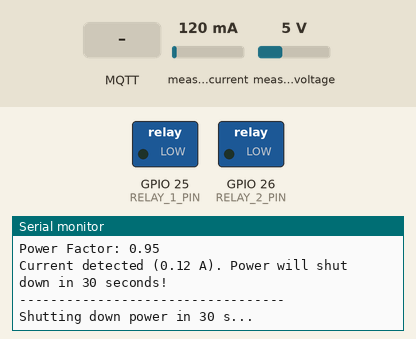
The program below on a simulated ESP32. Shown: switched loads named in the program (green lamp = pin HIGH), the last lines printed to the serial monitor. The test bench sets the inputs (shaded band); at power-on: measured current 120 mA, measured voltage 5 V. WiFi joins after 1.5 s; servers stay silent unless stated; the local clock reads 2024-03-15 10:24:30 at power-on unless the program sets it; no MQTT or app messages arrive unless stated; not simulated (calls return 0 or success): secrets.h; names the files do not define were given values by the test bench: MQTT_PORT = 1883.

Above: at 2.3 s.
2.4 s: measured current set to 40 mA
At 4.4 s:
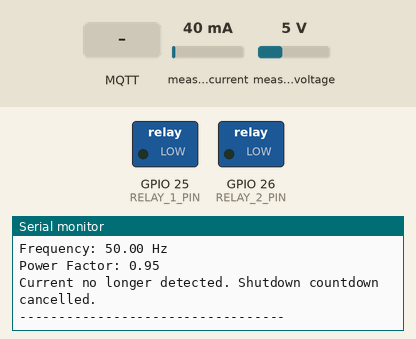
5.5 s: MQTT message "1" arrives on the first subscribed topic
At 6.0 s:
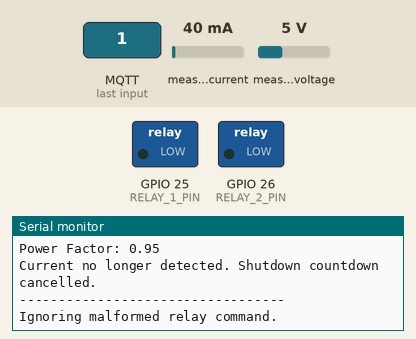

Measured:
- after the input at 2.4 s, the serial monitor: prints a new line after 1.7 s (image 1)
- after the input at 5.5 s, the serial monitor: prints a new line at once (image 2)

The program:

main.cpp
```cpp
#include <Arduino.h>
#include <PZEM004Tv30.h>
#include <math.h>
#include <time.h>
#include <WiFi.h>
#include <WiFiClientSecure.h>
#include <PubSubClient.h>
#include <ArduinoJson.h>

#include "secrets.h" // WiFi + HiveMQ credentials + DEVICE_UID (copy from secrets.h.example)

// =========================
// Pin Configuration
// =========================

// PZEM UART pins
const int PZEM_RX_PIN = 16; // ESP32 RX2 receives from PZEM TX
const int PZEM_TX_PIN = 17; // ESP32 TX2 sends to PZEM RX

// Relay pins (2-channel relay module)
const int RELAY_1_PIN = 25;
const int RELAY_2_PIN = 26;

const int NUM_RELAYS = 2;

const int RELAY_PINS[NUM_RELAYS] = {
  RELAY_1_PIN,
  RELAY_2_PIN
};

// Most relay modules are active LOW.
// If your relay turns ON when you write HIGH, change this to false.
const bool RELAY_ACTIVE_LOW = true;

// Safety threshold example.
// Change this based on your actual circuit/load rating.
const float MAX_ALLOWED_POWER_WATTS = 1000.0;

// Read sensor every 2 seconds
const unsigned long SENSOR_READ_INTERVAL_MS = 2000;

// Diagnostic mode: prints each raw reading + the PZEM slave address so you can
// tell a dead UART link from a partial/AC-power problem. Set to false once the
// sensor is confirmed working.
const bool DIAGNOSTIC_MODE = true;

// How many times to re-attempt a read before declaring failure.
const int SENSOR_READ_RETRIES = 3;

// Shutdown countdown: once current above this threshold is detected, a
// countdown starts and power is cut when it reaches zero. The threshold is
// above the PZEM's noise floor so a truly idle line doesn't trigger it.
const float CURRENT_DETECT_THRESHOLD_AMPS = 0.05;
const unsigned long SHUTDOWN_COUNTDOWN_SECONDS = 30;


// =========================
// Network Configuration
// =========================

// Topics are compile-time concatenations of the device UID from secrets.h.
// Contract shared with backend (MQTT_DEVICE_UID) and app (EXPO_PUBLIC_MQTT_DEVICE_UID).
#define TOPIC_TELEMETRY   "voltwise/" DEVICE_UID "/telemetry"
#define TOPIC_RELAY_STATE "voltwise/" DEVICE_UID "/relay/state"
#define TOPIC_RELAY_SET   "voltwise/" DEVICE_UID "/relay/set"
#define TOPIC_STATUS      "voltwise/" DEVICE_UID "/status"

// Re-issue WiFi.begin() this often while disconnected.
const unsigned long WIFI_RETRY_INTERVAL_MS = 15000;

// MQTT reconnect backoff: start at 5 s, double up to 60 s, reset on success.
const unsigned long MQTT_BACKOFF_MIN_MS = 5000;
const unsigned long MQTT_BACKOFF_MAX_MS = 60000;

// mbedTLS rejects certificates when the clock is wrong, and a fresh ESP32
// boots thinking it is 1970 — so NTP must succeed before any TLS connect.
// Any time after ~Nov 2023 counts as "synced".
const time_t MIN_VALID_EPOCH = 1700000000;

// ISRG Root X1 — the Let's Encrypt root CA that signs HiveMQ Cloud's
// certificate chain. Valid until 2035.
static const char HIVEMQ_ROOT_CA[] PROGMEM = R"CERT(
-----BEGIN CERTIFICATE-----
MIIFazCCA1OgAwIBAgIRAIIQz7DSQONZRGPgu2OCiwAwDQYJKoZIhvcNAQELBQAw
TzELMAkGA1UEBhMCVVMxKTAnBgNVBAoTIEludGVybmV0IFNlY3VyaXR5IFJlc2Vh
cmNoIEdyb3VwMRUwEwYDVQQDEwxJU1JHIFJvb3QgWDEwHhcNMTUwNjA0MTEwNDM4
WhcNMzUwNjA0MTEwNDM4WjBPMQswCQYDVQQGEwJVUzEpMCcGA1UEChMgSW50ZXJu
ZXQgU2VjdXJpdHkgUmVzZWFyY2ggR3JvdXAxFTATBgNVBAMTDElTUkcgUm9vdCBY
MTCCAiIwDQYJKoZIhvcNAQEBBQADggIPADCCAgoCggIBAK3oJHP0FDfzm54rVygc
h77ct984kIxuPOZXoHj3dcKi/vVqbvYATyjb3miGbESTtrFj/RQSa78f0uoxmyF+
0TM8ukj13Xnfs7j/EvEhmkvBioZxaUpmZmyPfjxwv60pIgbz5MDmgK7iS4+3mX6U
A5/TR5d8mUgjU+g4rk8Kb4Mu0UlXjIB0ttov0DiNewNwIRt18jA8+o+u3dpjq+sW
T8KOEUt+zwvo/7V3LvSye0rgTBIlDHCNAymg4VMk7BPZ7hm/ELNKjD+Jo2FR3qyH
B5T0Y3HsLuJvW5iB4YlcNHlsdu87kGJ55tukmi8mxdAQ4Q7e2RCOFvu396j3x+UC
B5iPNgiV5+I3lg02dZ77DnKxHZu8A/lJBdiB3QW0KtZB6awBdpUKD9jf1b0SHzUv
KBds0pjBqAlkd25HN7rOrFleaJ1/ctaJxQZBKT5ZPt0m9STJEadao0xAH0ahmbWn
OlFuhjuefXKnEgV4We0+UXgVCwOPjdAvBbI+e0ocS3MFEvzG6uBQE3xDk3SzynTn
jh8BCNAw1FtxNrQHusEwMFxIt4I7mKZ9YIqioymCzLq9gwQbooMDQaHWBfEbwrbw
qHyGO0aoSCqI3Haadr8faqU9GY/rOPNk3sgrDQoo//fb4hVC1CLQJ13hef4Y53CI
rU7m2Ys6xt0nUW7/vGT1M0NPAgMBAAGjQjBAMA4GA1UdDwEB/wQEAwIBBjAPBgNV
HRMBAf8EBTADAQH/MB0GA1UdDgQWBBR5tFnme7bl5AFzgAiIyBpY9umbbjANBgkq
hkiG9w0BAQsFAAOCAgEAVR9YqbyyqFDQDLHYGmkgJykIrGF1XIpu+ILlaS/V9lZL
ubhzEFnTIZd+50xx+7LSYK05qAvqFyFWhfFQDlnrzuBZ6brJFe+GnY+EgPbk6ZGQ
3BebYhtF8GaV0nxvwuo77x/Py9auJ/GpsMiu/X1+mvoiBOv/2X/qkSsisRcOj/KK
NFtY2PwByVS5uCbMiogziUwthDyC3+6WVwW6LLv3xLfHTjuCvjHIInNzktHCgKQ5
ORAzI4JMPJ+GslWYHb4phowim57iaztXOoJwTdwJx4nLCgdNbOhdjsnvzqvHu7Ur
TkXWStAmzOVyyghqpZXjFaH3pO3JLF+l+/+sKAIuvtd7u+Nxe5AW0wdeRlN8NwdC
jNPElpzVmbUq4JUagEiuTDkHzsxHpFKVK7q4+63SM1N95R1NbdWhscdCb+ZAJzVc
oyi3B43njTOQ5yOf+1CceWxG1bQVs5ZufpsMljq4Ui0/1lvh+wjChP4kqKOJ2qxq
4RgqsahDYVvTH9w7jXbyLeiNdd8XM2w9U/t7y0Ff/9yi0GE44Za4rF2LN9d11TPA
mRGunUHBcnWEvgJBQl9nJEiU0Zsnvgc/ubhPgXRR4Xq37Z0j4r7g1SgEEzwxA57d
emyPxgcYxn/eR44/KJ4EBs+lVDR3veyJm+kXQ99b21/+jh5Xos1AnX5iItreGCc=
-----END CERTIFICATE-----
)CERT";


// =========================
// PZEM Object
// =========================

PZEM004Tv30 pzem(Serial2, PZEM_RX_PIN, PZEM_TX_PIN);


// =========================
// Network Objects
// =========================

WiFiClientSecure secureClient;
PubSubClient mqtt(secureClient);


// =========================
// Data Structure
// =========================

struct PowerReadings {
  float voltage;
  float current;
  float power;
  float energy;
  float frequency;
  float powerFactor;
};


// =========================
// Function Prototypes
// =========================

void setupRelays();
void applyRelays(bool on, const char* reason);
void setRelay(int relayNumber, bool turnOn);

PowerReadings readPowerSensor();
bool readingsAreValid(PowerReadings readings);
void printReadings(PowerReadings readings);
void handlePowerSafety(PowerReadings readings);
void printDiagnostics(PowerReadings readings);

void updateShutdownCountdown(PowerReadings readings);
void tickShutdownCountdown();

int getRelayOnState();
int getRelayOffState();

void maintainWifi();
void maintainTimeSync();
void maintainMqtt();
void onMqttMessage(char* topic, byte* payload, unsigned int length);
void publishTelemetry(PowerReadings readings);
void publishRelayState();


// =========================
// Relay / Safety State
// =========================

bool relaysAreOn = false;
const char* relayReason = "boot";    // "boot" | "remote" | "overpower" | "countdown"

bool countdownActive = false;
bool powerShutDown = false;          // latched until reboot or a remote ON command
unsigned long countdownEndTime = 0;
long lastPrintedSecond = -1;

// Set by a remote ON command: suppresses the shutdown countdown from re-arming
// until current drops below the detect threshold once. Without this, current
// still flowing through the just-restored relays would immediately restart the
// 30 s countdown and cut the power the user asked for. The over-power safety
// is NEVER suppressed by this flag.
bool remoteOverride = false;


// =========================
// Network State
// =========================

bool wifiWasConnected = false;
bool ntpStarted = false;
bool timeSynced = false;
unsigned long lastWifiAttempt = 0;
unsigned long lastMqttAttempt = 0;
unsigned long mqttBackoffMs = MQTT_BACKOFF_MIN_MS;


// =========================
// Main Setup
// =========================

void setup() {
  Serial.begin(115200);

  setupRelays();

  // Loads are wired through COM + NO, so the relays must be energized for
  // power to flow. The countdown / over-power safety opens them to cut power.
  // Turn them on BEFORE the (multi-second) WiFi/TLS bring-up so power flows
  // immediately and the relays don't chatter during boot.
  applyRelays(true, "boot");

  Serial.println();
  Serial.println("ESP32 + PZEM-004T + 2-Channel Relay Started");
  Serial.println("All relays are ON at startup (power flowing).");

  WiFi.mode(WIFI_STA);

  secureClient.setCACert(HIVEMQ_ROOT_CA);
  // secureClient.setInsecure(); // TLS debugging ONLY: skips cert validation.

  mqtt.setServer(MQTT_HOST, MQTT_PORT);
  mqtt.setCallback(onMqttMessage);
  // Default buffer is 256 B and publish() silently drops anything larger
  // (topic + JSON payload); 512 gives comfortable headroom.
  mqtt.setBufferSize(512);
  mqtt.setKeepAlive(30);
  mqtt.setSocketTimeout(10);
}


// =========================
// Main Loop
// =========================

void loop() {
  static unsigned long lastSensorReadTime = 0;

  unsigned long currentTime = millis();

  if (currentTime - lastSensorReadTime >= SENSOR_READ_INTERVAL_MS) {
    lastSensorReadTime = currentTime;

    // Retry a few times before giving up — a single dropped Modbus frame
    // shouldn't be reported as a hard failure.
    PowerReadings readings;
    bool valid = false;
    for (int attempt = 1; attempt <= SENSOR_READ_RETRIES; attempt++) {
      readings = readPowerSensor();
      if (readingsAreValid(readings)) {
        valid = true;
        break;
      }
      if (DIAGNOSTIC_MODE) {
        Serial.print("Read attempt ");
        Serial.print(attempt);
        Serial.println(" failed (NaN). Retrying...");
      }
    }

    if (valid) {
      printReadings(readings);
      publishTelemetry(readings);
      handlePowerSafety(readings);
      updateShutdownCountdown(readings);
    } else {
      Serial.println("Sensor reading failed. Check PZEM wiring, AC input, RX/TX, and GND.");
      if (DIAGNOSTIC_MODE) {
        printDiagnostics(readings);
      }
    }

    Serial.println("----------------------------------");
  }

  // Runs every loop pass (not just on sensor reads) so the countdown prints
  // once per second and the cutoff fires on time.
  tickShutdownCountdown();

  // Network upkeep is fully non-blocking: the sensor loop, safety cutoff, and
  // countdown all keep running while WiFi/MQTT are down.
  maintainWifi();
  maintainTimeSync();
  maintainMqtt();
}


// =========================
// Relay Functions
// =========================

void setupRelays() {
  for (int i = 0; i < NUM_RELAYS; i++) {
    pinMode(RELAY_PINS[i], OUTPUT);
    digitalWrite(RELAY_PINS[i], getRelayOffState());
  }
}


// Single choke point for relay changes: drives the pins, records the state +
// reason, and publishes the retained relay/state topic. Idempotent, so a QoS 1
// redelivery of the same command is harmless.
void applyRelays(bool on, const char* reason) {
  for (int i = 0; i < NUM_RELAYS; i++) {
    digitalWrite(RELAY_PINS[i], on ? getRelayOnState() : getRelayOffState());
  }

  relaysAreOn = on;
  relayReason = reason;

  Serial.print("All relays turned ");
  Serial.print(on ? "ON" : "OFF");
  Serial.print(" (");
  Serial.print(reason);
  Serial.println(").");

  publishRelayState();
}


void setRelay(int relayNumber, bool turnOn) {
  if (relayNumber < 1 || relayNumber > NUM_RELAYS) {
    Serial.print("Invalid relay number. Use 1 to ");
    Serial.print(NUM_RELAYS);
    Serial.println(" only.");
    return;
  }

  int relayIndex = relayNumber - 1;

  if (turnOn) {
    digitalWrite(RELAY_PINS[relayIndex], getRelayOnState());
    Serial.print("Relay ");
    Serial.print(relayNumber);
    Serial.println(" ON");
  } else {
    digitalWrite(RELAY_PINS[relayIndex], getRelayOffState());
    Serial.print("Relay ");
    Serial.print(relayNumber);
    Serial.println(" OFF");
  }
}


int getRelayOnState() {
  if (RELAY_ACTIVE_LOW) {
    return LOW;
  }

  return HIGH;
}


int getRelayOffState() {
  if (RELAY_ACTIVE_LOW) {
    return HIGH;
  }

  return LOW;
}


// =========================
// PZEM Sensor Functions
// =========================

PowerReadings readPowerSensor() {
  PowerReadings readings;

  readings.voltage = pzem.voltage();
  readings.current = pzem.current();
  readings.power = pzem.power();
  readings.energy = pzem.energy();
  readings.frequency = pzem.frequency();
  readings.powerFactor = pzem.pf();

  return readings;
}


bool readingsAreValid(PowerReadings readings) {
  if (isnan(readings.voltage)) {
    return false;
  }

  if (isnan(readings.current)) {
    return false;
  }

  if (isnan(readings.power)) {
    return false;
  }

  if (isnan(readings.energy)) {
    return false;
  }

  if (isnan(readings.frequency)) {
    return false;
  }

  if (isnan(readings.powerFactor)) {
    return false;
  }

  return true;
}


void printReadings(PowerReadings readings) {
  Serial.print("Voltage: ");
  Serial.print(readings.voltage);
  Serial.println(" V");

  Serial.print("Current: ");
  Serial.print(readings.current);
  Serial.println(" A");

  Serial.print("Power: ");
  Serial.print(readings.power);
  Serial.println(" W");

  Serial.print("Energy: ");
  Serial.print(readings.energy, 3);
  Serial.println(" kWh");

  Serial.print("Frequency: ");
  Serial.print(readings.frequency);
  Serial.println(" Hz");

  Serial.print("Power Factor: ");
  Serial.println(readings.powerFactor);
}


// Prints each raw field individually plus the PZEM slave address so you can
// tell WHERE the failure is:
//   - Address reads 0x00 / 0xFF (or nan) AND every field nan  -> UART link is
//     dead: check TX<->RX crossover, level-converter power (HV/LV/GND), baud.
//   - Address reads a real value (e.g. 0xF8) but fields nan    -> UART is fine,
//     the PZEM just isn't powered by AC: check live mains on the voltage terminals.
//   - Only some fields nan                                      -> intermittent
//     wiring/noise: reseat connectors, shorten UART wires, add common ground.
void printDiagnostics(PowerReadings readings) {
  Serial.println(">>> DIAGNOSTICS <<<");

  uint8_t address = pzem.readAddress();
  Serial.print("PZEM slave address: 0x");
  Serial.println(address, HEX);
  Serial.println("  (default is 0xF8. 0x00/0xFF usually means no UART reply.)");

  Serial.print("  voltage     = "); Serial.println(readings.voltage);
  Serial.print("  current     = "); Serial.println(readings.current);
  Serial.print("  power       = "); Serial.println(readings.power);
  Serial.print("  energy      = "); Serial.println(readings.energy, 3);
  Serial.print("  frequency   = "); Serial.println(readings.frequency);
  Serial.print("  powerFactor = "); Serial.println(readings.powerFactor);

  if (address == 0x00 || address == 0xFF) {
    Serial.println("HINT: No UART reply. Check TX<->RX crossover, converter HV/LV/GND power, and baud (should be 9600).");
  } else {
    Serial.println("HINT: UART link OK. NaN fields mean the PZEM has no AC power -> check live mains on the voltage terminals.");
  }
}


// =========================
// Safety / Control Logic
// =========================

void handlePowerSafety(PowerReadings readings) {
  if (readings.power > MAX_ALLOWED_POWER_WATTS) {
    Serial.println("WARNING: Power exceeded threshold!");
    Serial.println("Turning all relays OFF for safety.");

    // Latch so nothing re-enables power automatically. A remote ON command
    // can clear the latch, but if the load is still over the limit this
    // safety simply fires again on the next reading.
    powerShutDown = true;
    countdownActive = false;
    applyRelays(false, "overpower");
  }
}


// =========================
// Shutdown Countdown
// =========================

// Called once per sensor read: starts the countdown when current appears,
// cancels it if the current disappears before time runs out.
void updateShutdownCountdown(PowerReadings readings) {
  if (powerShutDown) {
    return;
  }

  bool currentDetected = readings.current >= CURRENT_DETECT_THRESHOLD_AMPS;

  // After a remote ON, don't re-arm the countdown until the current has
  // dropped below the threshold once — see the remoteOverride comment above.
  if (remoteOverride) {
    if (!currentDetected) {
      remoteOverride = false;
      Serial.println("Current dropped below threshold. Remote override cleared; auto-shutdown re-armed.");
    }
    return;
  }

  if (currentDetected && !countdownActive) {
    countdownActive = true;
    countdownEndTime = millis() + SHUTDOWN_COUNTDOWN_SECONDS * 1000UL;
    lastPrintedSecond = -1;

    Serial.print("Current detected (");
    Serial.print(readings.current);
    Serial.print(" A). Power will shut down in ");
    Serial.print(SHUTDOWN_COUNTDOWN_SECONDS);
    Serial.println(" seconds!");
  } else if (!currentDetected && countdownActive) {
    countdownActive = false;
    Serial.println("Current no longer detected. Shutdown countdown cancelled.");
  }
}


// Called every loop pass: prints the remaining seconds once per second and
// cuts the relays when the countdown reaches zero.
void tickShutdownCountdown() {
  if (!countdownActive) {
    return;
  }

  long remainingMs = (long)(countdownEndTime - millis());

  if (remainingMs <= 0) {
    countdownActive = false;
    powerShutDown = true;

    Serial.println("Countdown finished. SHUTTING DOWN POWER!");
    applyRelays(false, "countdown");
    return;
  }

  long remainingSeconds = (remainingMs + 999) / 1000;  // round up

  if (remainingSeconds != lastPrintedSecond) {
    lastPrintedSecond = remainingSeconds;
    Serial.print("Shutting down power in ");
    Serial.print(remainingSeconds);
    Serial.println(" s...");
  }
}


// =========================
// WiFi / Time / MQTT
// =========================

void maintainWifi() {
  if (WiFi.status() == WL_CONNECTED) {
    if (!wifiWasConnected) {
      wifiWasConnected = true;
      Serial.print("WiFi connected. IP: ");
      Serial.println(WiFi.localIP());
    }
    return;
  }

  wifiWasConnected = false;

  unsigned long now = millis();
  if (lastWifiAttempt != 0 && now - lastWifiAttempt < WIFI_RETRY_INTERVAL_MS) {
    return;
  }
  lastWifiAttempt = now;

  Serial.print("Connecting to WiFi \"");
  Serial.print(WIFI_SSID);
  Serial.println("\"...");
  WiFi.begin(WIFI_SSID, WIFI_PASSWORD);
}


void maintainTimeSync() {
  if (timeSynced || WiFi.status() != WL_CONNECTED) {
    return;
  }

  if (!ntpStarted) {
    ntpStarted = true;
    configTime(0, 0, "pool.ntp.org", "time.google.com");
    Serial.println("Syncing clock via NTP (required for TLS)...");
  }

  if (time(nullptr) > MIN_VALID_EPOCH) {
    timeSynced = true;
    Serial.println("Clock synced. TLS connections are now possible.");
  }
}


void maintainMqtt() {
  if (WiFi.status() != WL_CONNECTED || !timeSynced) {
    return;
  }

  if (mqtt.connected()) {
    mqtt.loop();
    return;
  }

  unsigned long now = millis();
  if (lastMqttAttempt != 0 && now - lastMqttAttempt < mqttBackoffMs) {
    return;
  }
  lastMqttAttempt = now;

  Serial.print("Connecting to MQTT broker ");
  Serial.print(MQTT_HOST);
  Serial.println("...");

  // LWT: the broker publishes retained "offline" on our status topic if this
  // client vanishes without a clean disconnect.
  bool connected = mqtt.connect(
    DEVICE_UID,
    MQTT_USERNAME,
    MQTT_PASSWORD,
    TOPIC_STATUS,
    1,      // willQoS
    true,   // willRetain
    "offline"
  );

  if (connected) {
    mqttBackoffMs = MQTT_BACKOFF_MIN_MS;
    Serial.println("MQTT connected.");

    mqtt.publish(TOPIC_STATUS, "online", true);
    publishRelayState(); // refresh the retained state (it may predate a reflash)
    mqtt.subscribe(TOPIC_RELAY_SET, 1);
  } else {
    Serial.print("MQTT connect failed (state ");
    Serial.print(mqtt.state());
    Serial.print("). Retrying in ");
    Serial.print(mqttBackoffMs / 1000);
    Serial.println(" s.");

    mqttBackoffMs = min(mqttBackoffMs * 2, MQTT_BACKOFF_MAX_MS);
  }
}


// Handles remote relay commands published to voltwise/<uid>/relay/set.
// Payload: {"on": true|false}. Malformed payloads are ignored.
void onMqttMessage(char* topic, byte* payload, unsigned int length) {
  if (strcmp(topic, TOPIC_RELAY_SET) != 0) {
    return;
  }

  JsonDocument doc;
  DeserializationError parseError = deserializeJson(doc, payload, length);
  if (parseError || !doc["on"].is<bool>()) {
    Serial.println("Ignoring malformed relay command.");
    return;
  }

  bool turnOn = doc["on"].as<bool>();
  Serial.print("Remote relay command received: ");
  Serial.println(turnOn ? "ON" : "OFF");

  if (turnOn) {
    // The user explicitly wants power back: clear the shutdown latch and stop
    // the countdown from instantly re-cutting it (see remoteOverride).
    powerShutDown = false;
    countdownActive = false;
    remoteOverride = true;
    applyRelays(true, "remote");
  } else {
    // Reuse the latch so nothing turns power back on until asked.
    powerShutDown = true;
    countdownActive = false;
    applyRelays(false, "remote");
  }
}


void publishTelemetry(PowerReadings readings) {
  if (!mqtt.connected()) {
    return;
  }

  JsonDocument doc;
  doc["voltage"] = readings.voltage;
  doc["current"] = readings.current;
  doc["watts"] = readings.power;
  doc["kwh"] = readings.energy;
  doc["frequency"] = readings.frequency;
  doc["powerFactor"] = readings.powerFactor;
  doc["ms"] = millis(); // uptime, for debugging only — backend stamps real time

  char buffer[256];
  size_t length = serializeJson(doc, buffer, sizeof(buffer));

  if (!mqtt.publish(TOPIC_TELEMETRY, (const uint8_t*)buffer, length, false)) {
    Serial.println("Telemetry publish failed (check MQTT buffer size / connection).");
  }
}


void publishRelayState() {
  if (!mqtt.connected()) {
    return;
  }

  JsonDocument doc;
  doc["on"] = relaysAreOn;
  doc["reason"] = relayReason;

  char buffer[128];
  size_t length = serializeJson(doc, buffer, sizeof(buffer));

  // Retained: subscribers get the current relay state immediately on connect.
  if (!mqtt.publish(TOPIC_RELAY_STATE, (const uint8_t*)buffer, length, true)) {
    Serial.println("Relay state publish failed (check MQTT buffer size / connection).");
  }
}
```
